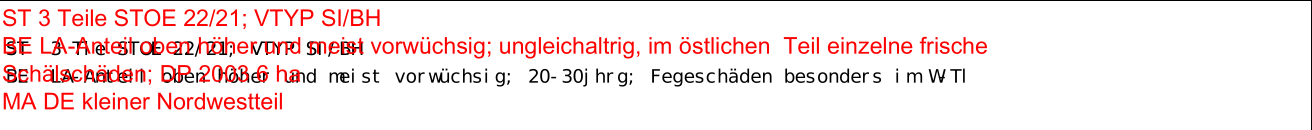
#> input picture ocr/img_txt_print.png, 3935 x 390 px (shown at 1/3 size)
$ python -i OCRPage.py   (imports and definitions only)   (older library calls are emulated)
#> lines starting #> are read from the running program, lines starting #| are printed output that depends on the picture; after the words box and inside, x2 and y2 are one past the last pixel; in counts of white or black regions, pixels touching at a corner belong together
'''
converts an image (numpy array) into text using ocr
'''
import cv2
import numpy as np
import pandas as pd
import pytesseract

class OCRPage(object):

    def __init__(self, img):

        self.img = img
        self.img_thresh = img[:,:,0]
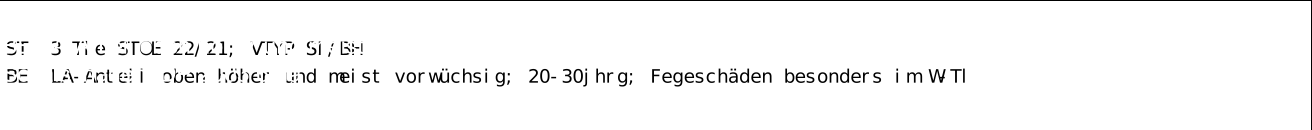
#> self.img_thresh: shape (390, 3935) (shown at 1/3 size); min 0, max 255, mean 247.6
        self.dic = {'abt':[100, 250, 3400, 4000], \
                    'mass':[2242, 3070, 120, 4055], \
                    'bz':[1540, 1745, 2270, 4050], \
                    'text':[1810, 2200, 120, 4055], \
                    'stoe':[400, 560, 1550, 1900], \
                    'vtyp':[400, 560, 1920, 2250], \
                    'wtyp':[400, 560, 2280, 2600], \
                    'vg':[400, 560, 3000, 3340], \
                    'fss':[400, 560, 3700, 4050], \
                    'bkl':[100, 370, 2090, 2350], \
                    'uz':[100, 370, 2350, 2640]}


    # [9 lines left out: function cut_feature, not called in this run]


    def filter_red_color(self, img):
        '''
            filter just red color
            in:     im          (RGB image)
            out:    output_img  (red filterd image)
        '''
        # convert to hsv
        img_hsv = cv2.cvtColor(img, cv2.COLOR_RGB2HSV)
#> img_hsv: shape (390, 3935, 3); mean H, S, V 0, 14.1, 247.6
        # lower mask (0-10)
        lower_red = np.array([0,50,50])
        upper_red = np.array([10,255,255])
        mask0 = cv2.inRange(img_hsv, lower_red, upper_red)
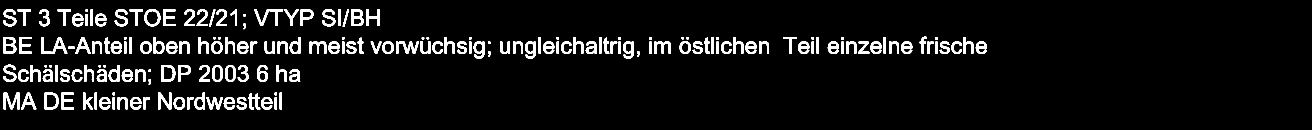
#> mask0: shape (390, 3935) (shown at 1/3 size); 6% white; 181 white regions, largest, box (x1, y1, x2, y2) and area: (11, 278, 59, 328) 1264, (1188, 124, 1257, 161) 1154, (11, 111, 49, 161) 1058
        # upper mask (170-180)
        lower_red = np.array([170,50,80])
        upper_red = np.array([180,255,255])
        mask1 = cv2.inRange(img_hsv, lower_red, upper_red)
#> mask1: shape (390, 3935); every value is 0
        ## Merge the mask and crop the red regions
        mask = cv2.bitwise_or(mask0, mask1)
        croped = cv2.bitwise_and(img_hsv, img_hsv, mask=mask)
#> croped: shape (390, 3935, 3); mean H, S, V 0, 13.9, 15.3

        return(croped)


    def thresh(self, img):
        '''
            threshold filterd image
        '''
        # convert RGB to grayscale
        img_gray = cv2.cvtColor(img, cv2.COLOR_RGB2GRAY)
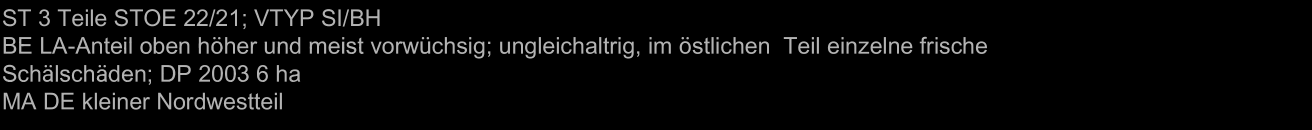
#> img_gray: shape (390, 3935) (shown at 1/3 size); min 0, max 179, mean 9.9
        # threshold
        ret, img_thr = cv2.threshold(img_gray, 90, 255, cv2.THRESH_BINARY_INV)
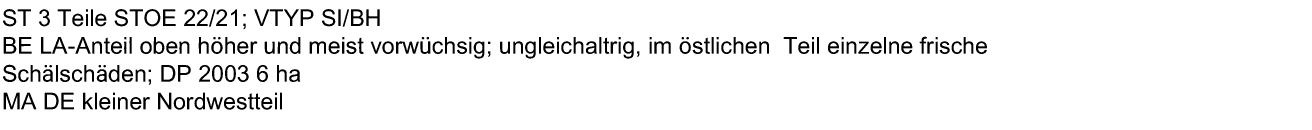
#> img_thr: shape (390, 3935) (shown at 1/3 size); 94.3% white; 181 black regions, largest, box (x1, y1, x2, y2) and area: (11, 278, 59, 328) 1220, (1188, 124, 1257, 161) 1094, (11, 111, 49, 161) 1029

        return(img_thr)


    # [10 lines left out: function ocr, not called in this run]


    def convert(self): # public
        '''
            prepere image for applying OCR
        '''
        # filter red colour
        img_filter = self.filter_red_color(self.img)
        # threshhold
        self.img_thresh = self.thresh(img_filter)


    # [190 lines left out: functions get_text, get_text_abt, get_spaces, find_objects, get_char_positions, find_row_corrdinates and 2 more, not called in this run]

>>> import cv2
>>> picture = cv2.cvtColor(cv2.imread('img_txt_print.png'), cv2.COLOR_BGR2RGB)
>>> result = OCRPage(picture).convert()
